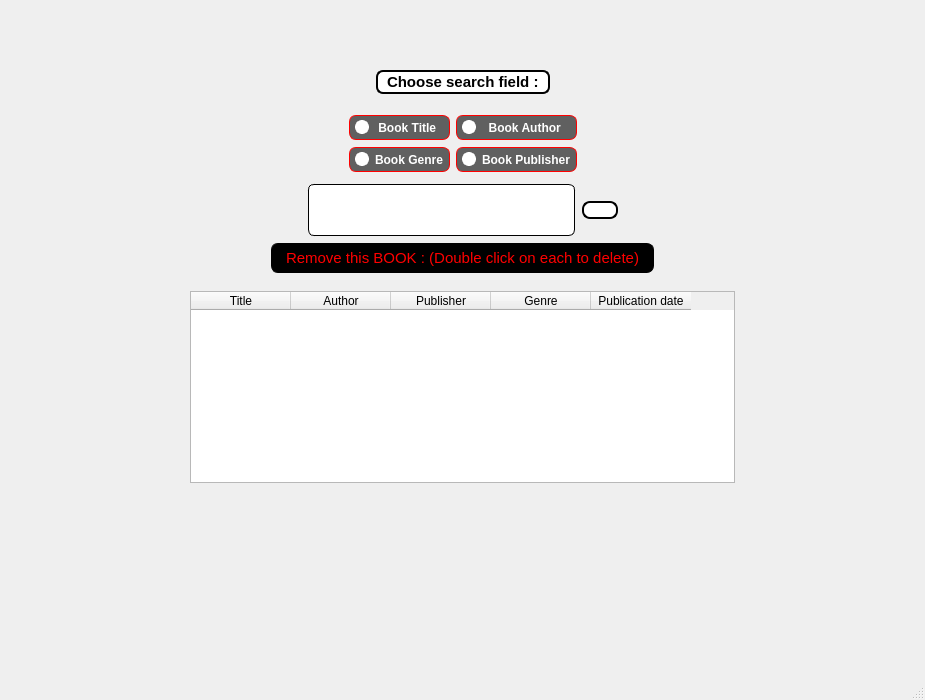
<?xml version="1.0" encoding="UTF-8"?>
<ui version="4.0">
 <class>del</class>
 <widget class="QMainWindow" name="del">
  <property name="geometry">
   <rect>
    <x>0</x>
    <y>0</y>
    <width>925</width>
    <height>700</height>
   </rect>
  </property>
  <property name="windowTitle">
   <string>MainWindow</string>
  </property>
  <property name="styleSheet">
   <string notr="true">#centralwidget
{
	border-image: url(:/img/C:/Users/DELTAcomputer/Desktop/lib1.jpg);
}

QRadioButton {
    color: white;
}

QRadioButton::indicator {
    width: 10px;
    height: 10px;
    border-radius: 7px;
}

QRadioButton::indicator:checked {
    background-color: red;
    border: 2px solid white;
}

QRadioButton::indicator:unchecked {
    background-color:  white;
    border: 2px solid white;
}</string>
  </property>
  <widget class="QWidget" name="centralwidget">
   <layout class="QVBoxLayout" name="verticalLayout_2">
    <item>
     <layout class="QHBoxLayout" name="horizontalLayout">
      <property name="leftMargin">
       <number>20</number>
      </property>
      <property name="topMargin">
       <number>10</number>
      </property>
      <property name="rightMargin">
       <number>20</number>
      </property>
      <property name="bottomMargin">
       <number>5</number>
      </property>
      <item>
       <widget class="QPushButton" name="BackBtn">
        <property name="cursor">
         <cursorShape>PointingHandCursor</cursorShape>
        </property>
        <property name="toolTip">
         <string>Back</string>
        </property>
        <property name="toolTipDuration">
         <number>-3</number>
        </property>
        <property name="styleSheet">
         <string notr="true">#BackBtn
{
border : 10px;
}
</string>
        </property>
        <property name="text">
         <string/>
        </property>
        <property name="icon">
         <iconset>
          <normaloff>C:/Users/DELTAcomputer/Desktop/icons/329353.png</normaloff>C:/Users/DELTAcomputer/Desktop/icons/329353.png</iconset>
        </property>
        <property name="iconSize">
         <size>
          <width>55</width>
          <height>55</height>
         </size>
        </property>
       </widget>
      </item>
      <item>
       <spacer name="horizontalSpacer">
        <property name="orientation">
         <enum>Qt::Horizontal</enum>
        </property>
        <property name="sizeHint" stdset="0">
         <size>
          <width>40</width>
          <height>20</height>
         </size>
        </property>
       </spacer>
      </item>
     </layout>
    </item>
    <item>
     <layout class="QVBoxLayout" name="verticalLayout">
      <property name="leftMargin">
       <number>10</number>
      </property>
      <property name="topMargin">
       <number>10</number>
      </property>
      <property name="rightMargin">
       <number>10</number>
      </property>
      <property name="bottomMargin">
       <number>7</number>
      </property>
      <item>
       <layout class="QHBoxLayout" name="horizontalLayout_3">
        <property name="leftMargin">
         <number>10</number>
        </property>
        <property name="topMargin">
         <number>10</number>
        </property>
        <property name="rightMargin">
         <number>10</number>
        </property>
        <property name="bottomMargin">
         <number>10</number>
        </property>
        <item>
         <spacer name="horizontalSpacer_6">
          <property name="orientation">
           <enum>Qt::Horizontal</enum>
          </property>
          <property name="sizeHint" stdset="0">
           <size>
            <width>40</width>
            <height>20</height>
           </size>
          </property>
         </spacer>
        </item>
        <item>
         <widget class="QLabel" name="SearchLabel">
          <property name="font">
           <font>
            <pointsize>11</pointsize>
            <weight>75</weight>
            <bold>true</bold>
           </font>
          </property>
          <property name="styleSheet">
           <string notr="true">#SearchLabel
{
color : blacj;
padding : 1px 5px;
background-color : rgba(255, 255, 255,1.0);
border : 2px solid black;
border-radius : 7px;
}</string>
          </property>
          <property name="text">
           <string>Choose search field :</string>
          </property>
         </widget>
        </item>
        <item>
         <spacer name="horizontalSpacer_7">
          <property name="orientation">
           <enum>Qt::Horizontal</enum>
          </property>
          <property name="sizeHint" stdset="0">
           <size>
            <width>40</width>
            <height>20</height>
           </size>
          </property>
         </spacer>
        </item>
       </layout>
      </item>
      <item>
       <layout class="QGridLayout" name="gridLayout">
        <property name="sizeConstraint">
         <enum>QLayout::SetDefaultConstraint</enum>
        </property>
        <property name="leftMargin">
         <number>20</number>
        </property>
        <property name="topMargin">
         <number>5</number>
        </property>
        <property name="rightMargin">
         <number>20</number>
        </property>
        <property name="bottomMargin">
         <number>5</number>
        </property>
        <property name="verticalSpacing">
         <number>7</number>
        </property>
        <item row="1" column="1">
         <widget class="QRadioButton" name="GenreRadio">
          <property name="font">
           <font>
            <pointsize>9</pointsize>
            <weight>75</weight>
            <bold>true</bold>
           </font>
          </property>
          <property name="cursor">
           <cursorShape>PointingHandCursor</cursorShape>
          </property>
          <property name="styleSheet">
           <string notr="true">#GenreRadio
{
color : white;
padding : 4px 5px;
background-color : rgba(0, 0, 0,0.6);
border : 1px solid red;
border-radius : 7px;
}</string>
          </property>
          <property name="text">
           <string>Book Genre</string>
          </property>
         </widget>
        </item>
        <item row="0" column="2">
         <widget class="QRadioButton" name="AuthorRadio">
          <property name="font">
           <font>
            <pointsize>9</pointsize>
            <weight>75</weight>
            <bold>true</bold>
           </font>
          </property>
          <property name="cursor">
           <cursorShape>PointingHandCursor</cursorShape>
          </property>
          <property name="styleSheet">
           <string notr="true">#AuthorRadio
{
color : white;
padding : 4px 5px;
background-color : rgba(0, 0, 0,0.6);
border : 1px solid red;
border-radius : 7px;
}</string>
          </property>
          <property name="text">
           <string>  Book Author</string>
          </property>
         </widget>
        </item>
        <item row="0" column="0">
         <spacer name="horizontalSpacer_4">
          <property name="orientation">
           <enum>Qt::Horizontal</enum>
          </property>
          <property name="sizeHint" stdset="0">
           <size>
            <width>40</width>
            <height>20</height>
           </size>
          </property>
         </spacer>
        </item>
        <item row="0" column="1">
         <widget class="QRadioButton" name="TitleRadio">
          <property name="font">
           <font>
            <pointsize>9</pointsize>
            <weight>75</weight>
            <bold>true</bold>
           </font>
          </property>
          <property name="cursor">
           <cursorShape>PointingHandCursor</cursorShape>
          </property>
          <property name="styleSheet">
           <string notr="true">#TitleRadio
{
color : white;
padding : 4px 5px;
background-color : rgba(0, 0, 0,0.6);
border : 1px solid red;
border-radius : 7px;
}</string>
          </property>
          <property name="text">
           <string> Book Title  </string>
          </property>
         </widget>
        </item>
        <item row="1" column="2">
         <widget class="QRadioButton" name="PublisherRadio">
          <property name="font">
           <font>
            <pointsize>9</pointsize>
            <weight>75</weight>
            <bold>true</bold>
           </font>
          </property>
          <property name="cursor">
           <cursorShape>PointingHandCursor</cursorShape>
          </property>
          <property name="styleSheet">
           <string notr="true">#PublisherRadio
{
color : white;
padding : 4px 5px;
background-color : rgba(0, 0, 0,0.6);
border : 1px solid red;
border-radius : 7px;
}</string>
          </property>
          <property name="text">
           <string>Book Publisher</string>
          </property>
         </widget>
        </item>
        <item row="0" column="3">
         <spacer name="horizontalSpacer_5">
          <property name="orientation">
           <enum>Qt::Horizontal</enum>
          </property>
          <property name="sizeHint" stdset="0">
           <size>
            <width>40</width>
            <height>20</height>
           </size>
          </property>
         </spacer>
        </item>
       </layout>
      </item>
      <item>
       <layout class="QHBoxLayout" name="horizontalLayout_2">
        <property name="leftMargin">
         <number>20</number>
        </property>
        <property name="topMargin">
         <number>0</number>
        </property>
        <property name="rightMargin">
         <number>20</number>
        </property>
        <property name="bottomMargin">
         <number>0</number>
        </property>
        <item>
         <spacer name="horizontalSpacer_3">
          <property name="orientation">
           <enum>Qt::Horizontal</enum>
          </property>
          <property name="sizeHint" stdset="0">
           <size>
            <width>40</width>
            <height>20</height>
           </size>
          </property>
         </spacer>
        </item>
        <item>
         <widget class="QLineEdit" name="SearchLine">
          <property name="font">
           <font>
            <family>inherit</family>
            <pointsize>-1</pointsize>
            <weight>50</weight>
            <italic>false</italic>
            <bold>false</bold>
           </font>
          </property>
          <property name="styleSheet">
           <string notr="true">#SearchLine
{
border: 1px solid;
border-radius: 6px;
background-repeat: no-repeat;
background-position: right 8px center;
padding: 14px 20px;
font-size: 14px;
line-height: 20px;
color : rgb(36, 41, 46);
vertical-align: middle;
background-color: rgb(255, 255, 255);
font-family: inherit;
font: inherit;
margin: 1px 1px;
width: 100%;
}</string>
          </property>
         </widget>
        </item>
        <item>
         <widget class="QPushButton" name="Btn">
          <property name="sizePolicy">
           <sizepolicy hsizetype="Minimum" vsizetype="Fixed">
            <horstretch>0</horstretch>
            <verstretch>0</verstretch>
           </sizepolicy>
          </property>
          <property name="cursor">
           <cursorShape>PointingHandCursor</cursorShape>
          </property>
          <property name="styleSheet">
           <string notr="true">#Btn
{
color: rgb(255, 255, 255);
background-color: white;
    line-height: 20px;
    border: 2px solid black;
    border-radius: 8px;
font: inherit;
}

#Btn:hover
{
ba0ckground-color: rgb(145, 22, 26);
}</string>
          </property>
          <property name="text">
           <string/>
          </property>
          <property name="icon">
           <iconset>
            <normaloff>C:/Users/DELTAcomputer/Desktop/icons/IMG_0149.PNG</normaloff>C:/Users/DELTAcomputer/Desktop/icons/IMG_0149.PNG</iconset>
          </property>
          <property name="iconSize">
           <size>
            <width>46</width>
            <height>46</height>
           </size>
          </property>
         </widget>
        </item>
        <item>
         <spacer name="horizontalSpacer_2">
          <property name="orientation">
           <enum>Qt::Horizontal</enum>
          </property>
          <property name="sizeHint" stdset="0">
           <size>
            <width>40</width>
            <height>20</height>
           </size>
          </property>
         </spacer>
        </item>
       </layout>
      </item>
      <item>
       <layout class="QHBoxLayout" name="horizontalLayout_6">
        <property name="leftMargin">
         <number>20</number>
        </property>
        <property name="topMargin">
         <number>0</number>
        </property>
        <property name="rightMargin">
         <number>20</number>
        </property>
        <property name="bottomMargin">
         <number>0</number>
        </property>
        <item>
         <spacer name="horizontalSpacer_10">
          <property name="orientation">
           <enum>Qt::Horizontal</enum>
          </property>
          <property name="sizeHint" stdset="0">
           <size>
            <width>40</width>
            <height>20</height>
           </size>
          </property>
         </spacer>
        </item>
        <item>
         <spacer name="horizontalSpacer_15">
          <property name="orientation">
           <enum>Qt::Horizontal</enum>
          </property>
          <property name="sizeHint" stdset="0">
           <size>
            <width>40</width>
            <height>20</height>
           </size>
          </property>
         </spacer>
        </item>
        <item>
         <spacer name="horizontalSpacer_14">
          <property name="orientation">
           <enum>Qt::Horizontal</enum>
          </property>
          <property name="sizeHint" stdset="0">
           <size>
            <width>40</width>
            <height>20</height>
           </size>
          </property>
         </spacer>
        </item>
        <item>
         <widget class="QLabel" name="RemoveLabel">
          <property name="font">
           <font>
            <pointsize>-1</pointsize>
            <weight>50</weight>
            <bold>false</bold>
           </font>
          </property>
          <property name="styleSheet">
           <string notr="true">#RemoveLabel
{
font-size: 15px;
    letter-spacing: -.00px;
color : red;
border : 1.25px solid black;
border-radius : 7px;
background-color :black;
    padding: 5px 10px;

}</string>
          </property>
          <property name="text">
           <string>Remove this BOOK : (Double click on each to delete)</string>
          </property>
         </widget>
        </item>
        <item>
         <spacer name="horizontalSpacer_13">
          <property name="orientation">
           <enum>Qt::Horizontal</enum>
          </property>
          <property name="sizeHint" stdset="0">
           <size>
            <width>40</width>
            <height>20</height>
           </size>
          </property>
         </spacer>
        </item>
        <item>
         <spacer name="horizontalSpacer_12">
          <property name="orientation">
           <enum>Qt::Horizontal</enum>
          </property>
          <property name="sizeHint" stdset="0">
           <size>
            <width>40</width>
            <height>20</height>
           </size>
          </property>
         </spacer>
        </item>
        <item>
         <spacer name="horizontalSpacer_11">
          <property name="orientation">
           <enum>Qt::Horizontal</enum>
          </property>
          <property name="sizeHint" stdset="0">
           <size>
            <width>40</width>
            <height>20</height>
           </size>
          </property>
         </spacer>
        </item>
       </layout>
      </item>
     </layout>
    </item>
    <item>
     <layout class="QVBoxLayout" name="verticalLayout_3">
      <property name="leftMargin">
       <number>20</number>
      </property>
      <property name="topMargin">
       <number>0</number>
      </property>
      <property name="rightMargin">
       <number>20</number>
      </property>
      <property name="bottomMargin">
       <number>20</number>
      </property>
      <item>
       <layout class="QHBoxLayout" name="horizontalLayout_5">
        <property name="leftMargin">
         <number>20</number>
        </property>
        <property name="topMargin">
         <number>5</number>
        </property>
        <property name="rightMargin">
         <number>20</number>
        </property>
        <property name="bottomMargin">
         <number>20</number>
        </property>
        <item>
         <spacer name="horizontalSpacer_9">
          <property name="orientation">
           <enum>Qt::Horizontal</enum>
          </property>
          <property name="sizeType">
           <enum>QSizePolicy::Fixed</enum>
          </property>
          <property name="sizeHint" stdset="0">
           <size>
            <width>127</width>
            <height>20</height>
           </size>
          </property>
         </spacer>
        </item>
        <item>
         <layout class="QHBoxLayout" name="horizontalLayout_4">
          <property name="leftMargin">
           <number>14</number>
          </property>
          <property name="topMargin">
           <number>0</number>
          </property>
          <property name="rightMargin">
           <number>14</number>
          </property>
          <property name="bottomMargin">
           <number>10</number>
          </property>
          <item>
           <widget class="QTableWidget" name="BookTable">
            <property name="font">
             <font>
              <weight>50</weight>
              <bold>false</bold>
             </font>
            </property>
            <property name="autoFillBackground">
             <bool>false</bool>
            </property>
            <property name="frameShape">
             <enum>QFrame::StyledPanel</enum>
            </property>
            <property name="frameShadow">
             <enum>QFrame::Plain</enum>
            </property>
            <property name="lineWidth">
             <number>1</number>
            </property>
            <property name="midLineWidth">
             <number>1</number>
            </property>
            <property name="horizontalScrollBarPolicy">
             <enum>Qt::ScrollBarAsNeeded</enum>
            </property>
            <property name="sizeAdjustPolicy">
             <enum>QAbstractScrollArea::AdjustIgnored</enum>
            </property>
            <property name="autoScrollMargin">
             <number>25</number>
            </property>
            <property name="editTriggers">
             <set>QAbstractItemView::NoEditTriggers</set>
            </property>
            <property name="tabKeyNavigation">
             <bool>false</bool>
            </property>
            <property name="showDropIndicator" stdset="0">
             <bool>false</bool>
            </property>
            <property name="dragDropOverwriteMode">
             <bool>false</bool>
            </property>
            <property name="alternatingRowColors">
             <bool>true</bool>
            </property>
            <property name="selectionMode">
             <enum>QAbstractItemView::NoSelection</enum>
            </property>
            <property name="textElideMode">
             <enum>Qt::ElideNone</enum>
            </property>
            <property name="verticalScrollMode">
             <enum>QAbstractItemView::ScrollPerPixel</enum>
            </property>
            <property name="sortingEnabled">
             <bool>true</bool>
            </property>
            <property name="wordWrap">
             <bool>false</bool>
            </property>
            <property name="cornerButtonEnabled">
             <bool>false</bool>
            </property>
            <attribute name="horizontalHeaderStretchLastSection">
             <bool>false</bool>
            </attribute>
            <attribute name="verticalHeaderVisible">
             <bool>false</bool>
            </attribute>
            <attribute name="verticalHeaderStretchLastSection">
             <bool>false</bool>
            </attribute>
            <column>
             <property name="text">
              <string>Title</string>
             </property>
            </column>
            <column>
             <property name="text">
              <string>Author</string>
             </property>
            </column>
            <column>
             <property name="text">
              <string>Publisher</string>
             </property>
            </column>
            <column>
             <property name="text">
              <string>Genre</string>
             </property>
            </column>
            <column>
             <property name="text">
              <string>Publication date</string>
             </property>
            </column>
           </widget>
          </item>
         </layout>
        </item>
        <item>
         <spacer name="horizontalSpacer_8">
          <property name="orientation">
           <enum>Qt::Horizontal</enum>
          </property>
          <property name="sizeType">
           <enum>QSizePolicy::Fixed</enum>
          </property>
          <property name="sizeHint" stdset="0">
           <size>
            <width>127</width>
            <height>20</height>
           </size>
          </property>
         </spacer>
        </item>
       </layout>
      </item>
      <item>
       <spacer name="verticalSpacer">
        <property name="orientation">
         <enum>Qt::Vertical</enum>
        </property>
        <property name="sizeHint" stdset="0">
         <size>
          <width>20</width>
          <height>40</height>
         </size>
        </property>
       </spacer>
      </item>
     </layout>
    </item>
   </layout>
  </widget>
  <widget class="QMenuBar" name="menubar">
   <property name="geometry">
    <rect>
     <x>0</x>
     <y>0</y>
     <width>925</width>
     <height>26</height>
    </rect>
   </property>
  </widget>
  <widget class="QStatusBar" name="statusbar"/>
 </widget>
 <resources/>
 <connections/>
</ui>
